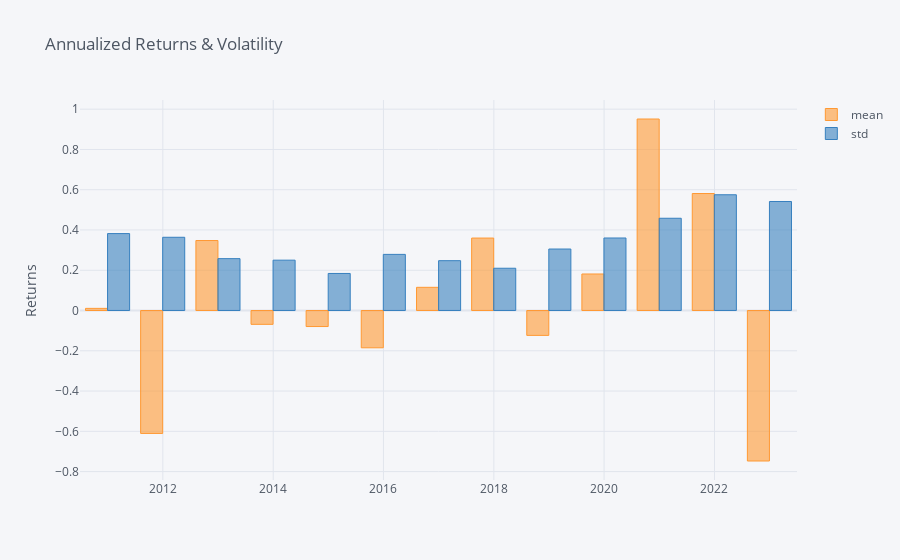

Notebook code cell kept with this figure:
### Markdown cell above
### Annualized/Monthly return & volatily by year

### Code cell
annualized = returns.Returns.groupby(pd.Grouper(freq='A')).aggregate(['mean', 'std'])
annualized['mean'] = annualized['mean'] * 252
annualized['std'] = annualized['std'] * np.sqrt(252)
annualized.iplot(title='Annualized Returns & Volatility', yTitle='Returns',kind='bar')

### Figure 1 — Plotly figure (JSON) as saved in the notebook; plotly's stock layout.template omitted (floating-point values rounded to 4 significant figures)
{"data": [{"marker": {"color": "rgba(255, 153, 51, 0.6)", "line": {"color": "rgba(255, 153, 51, 1.0)", "width": 1}}, "name": "mean", "orientation": "v", "text": "", "type": "bar", "x": ["2010-12-31", "2011-12-31", "2012-12-31", "2013-12-31", "2014-12-31", "2015-12-31", "2016-12-31", "2017-12-31", "2018-12-31", "2019-12-31", "2020-12-31", "2021-12-31", "2022-12-31"], "y": [0.01069, -0.6105, 0.3477, -0.06859, -0.07959, -0.1852, 0.1152, 0.3599, -0.1235, 0.1814, 0.9512, 0.5811, -0.7474]}, {"marker": {"color": "rgba(55, 128, 191, 0.6)", "line": {"color": "rgba(55, 128, 191, 1.0)", "width": 1}}, "name": "std", "orientation": "v", "text": "", "type": "bar", "x": ["2010-12-31", "2011-12-31", "2012-12-31", "2013-12-31", "2014-12-31", "2015-12-31", "2016-12-31", "2017-12-31", "2018-12-31", "2019-12-31", "2020-12-31", "2021-12-31", "2022-12-31"], "y": [0.3821, 0.3637, 0.2577, 0.2501, 0.1841, 0.2788, 0.2475, 0.21, 0.3054, 0.3602, 0.4583, 0.575, 0.5415]}], "layout": {"legend": {"bgcolor": "#F5F6F9", "font": {"color": "#4D5663"}}, "paper_bgcolor": "#F5F6F9", "plot_bgcolor": "#F5F6F9", "title": {"font": {"color": "#4D5663"}, "text": "Annualized Returns & Volatility"}, "xaxis": {"gridcolor": "#E1E5ED", "showgrid": true, "tickfont": {"color": "#4D5663"}, "title": {"font": {"color": "#4D5663"}, "text": ""}, "zerolinecolor": "#E1E5ED"}, "yaxis": {"gridcolor": "#E1E5ED", "showgrid": true, "tickfont": {"color": "#4D5663"}, "title": {"font": {"color": "#4D5663"}, "text": "Returns"}, "zerolinecolor": "#E1E5ED"}}}
